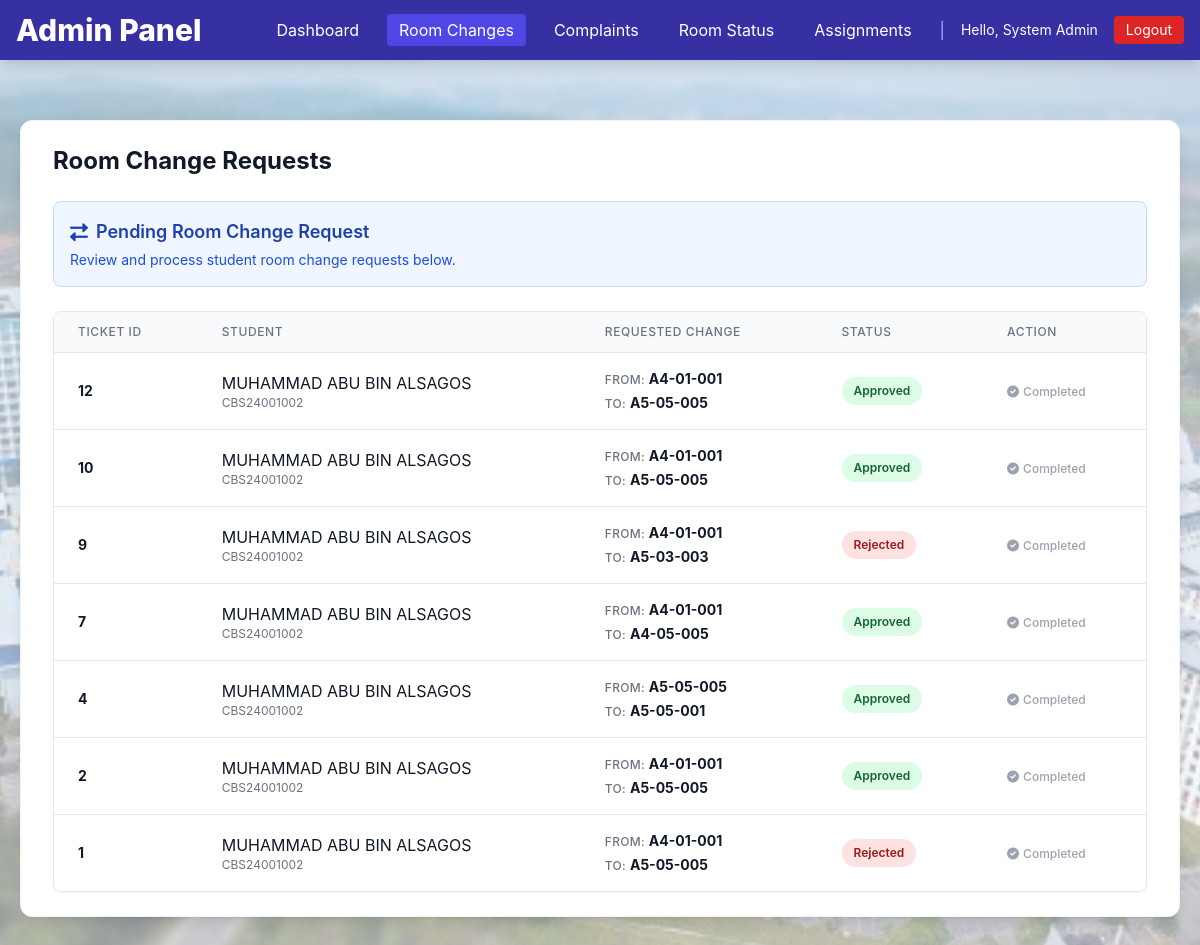
The page /admin_change_requests.php (signed in) on the database its author committed.
### tables this page shows
CREATE TABLE `tickets` (
  `ticket_id` int(11) NOT NULL,
  `student_id` varchar(50) NOT NULL,
  `category` varchar(100) DEFAULT NULL,
  `description` text DEFAULT NULL,
  `attachment_path` varchar(255) DEFAULT NULL,
  `status` varchar(20) DEFAULT 'Open',
  `created_at` timestamp NOT NULL DEFAULT current_timestamp(),
  `updated_at` timestamp NOT NULL DEFAULT current_timestamp() ON UPDATE current_timestamp()
);

CREATE TABLE `users` (
  `student_id` varchar(50) NOT NULL,
  `full_name` varchar(200) NOT NULL,
  `email` varchar(255) NOT NULL,
  `phone` varchar(30) DEFAULT NULL,
  `password` varchar(255) NOT NULL,
  `role` varchar(20) NOT NULL,
  `gender` varchar(10) DEFAULT NULL,
  `created_at` timestamp NOT NULL DEFAULT current_timestamp(),
  `updated_at` timestamp NOT NULL DEFAULT current_timestamp() ON UPDATE current_timestamp()
);

### conn.php (called while the page is built, shortened)
<?php
$host = 'localhost';
$user = 'root';
$pass = '';
$dbname = 'hostel';
$conn = new mysqli($host, $user, $pass, $dbname);
function getRoomChangeRequests() {
    global $conn;
    $query = "SELECT t.ticket_id, t.student_id, t.description, t.created_at, t.status, u.full_name, u.gender
              FROM tickets t
              JOIN users u ON t.student_id = u.student_id
              WHERE t.category = 'Room Change'
              ORDER BY t.created_at DESC";
    $result = $conn->query($query);
    $data = [];
    if ($result) {
        while ($row = $result->fetch_assoc()) {
            preg_match("/from\s(.*?)\sto\s(.*?)\./", $row['description'], $matches);
            $row['old_room_id'] = $matches[1] ?? 'N/A';
            $row['new_room_id'] = $matches[2] ?? 'N/A';
            $data[] = $row;
        }
    }
    return $data;
}
?>

### admin_change_requests.php (the view, shortened to what this page needs)
<?php
require_once 'conn.php';
$change_requests = getRoomChangeRequests();
?>
<!DOCTYPE html>
<html lang="en">
<head>
    <script src="https://cdn.tailwindcss.com"></script>
    <link href="https://cdnjs.cloudflare.com/ajax/libs/font-awesome/6.0.0/css/all.min.css" rel="stylesheet">
    <link rel="stylesheet" href="style.css">
</head>
<body class="bg-gray-50 text-gray-900 m-0 p-0 min-h-full">
    <?php include 'admin_nav.php';  ?>
    <div class="max-w-7xl mx-auto my-10 p-5">
    <div class="bg-white rounded-xl shadow-lg border border-gray-100 overflow-hidden">
    <div class="px-8 py-6">
        <h2 class="text-2xl font-bold text-gray-900 mb-6">Room Change Requests</h2>
        <div class="bg-blue-50 border border-blue-200 rounded-lg p-4 mb-6">
            <h3 class="text-lg font-semibold text-blue-800 flex items-center space-x-2">
                <i class="fa-solid fa-right-left"></i>
                <span>Pending Room Change Request</span>
            </h3>
            <p class="text-sm text-blue-700 mt-1">Review and process student room change requests below.</p>
         </div>
        <div class="overflow-x-auto bg-white border border-gray-200 rounded-lg shadow-sm">
            <table class="min-w-full divide-y divide-gray-200">
                <thead class="bg-gray-50">
                    <tr>
                        <th class="px-6 py-3 text-left text-xs font-medium text-gray-500 uppercase tracking-wider">Ticket ID</th>
                        <th class="px-6 py-3 text-left text-xs font-medium text-gray-500 uppercase tracking-wider">Student</th>
                        <th class="px-6 py-3 text-left text-xs font-medium text-gray-500 uppercase tracking-wider">Requested Change</th>
                        <th class="px-6 py-3 text-left text-xs font-medium text-gray-500 uppercase tracking-wider">Status</th>
                        <th class="px-6 py-3 text-left text-xs font-medium text-gray-500 uppercase tracking-wider">Action</th>
                    </tr>
                </thead>
                <tbody class="bg-white divide-y divide-gray-200">
                    <?php foreach ($change_requests as $request): ?>
                        <tr class="hover:bg-gray-50 transition-colors duration-150">
                            <td class="px-6 py-4 whitespace-nowrap">
                                <div class="text-sm font-bold text-gray-900">
                                <?php echo htmlspecialchars($request['ticket_id']); ?>
                                </div>
                            </td>
                            <td class="px-6 py-4 whitespace-nowrap">
                                <div class="space-y-1">
                                    <?php echo htmlspecialchars($request['full_name']); ?>
                                </div>
                                <div class="text-xs text-gray-500">
                                    <?php echo htmlspecialchars($request['student_id']); ?>
                                </div>
                            </td>
                            <td class="px-6 py-4">
                                <div class="space-y-1">
                                <div class="text-sm text-gray-700">
                                    <span class="text-xs font-medium text-gray-500 uppercase tracking-wide">FROM:</span>
                                    <span class="font-bold text-gray-900"><?php echo htmlspecialchars($request['old_room_id']); ?></span>
                                </div>
                                <div class="text-sm text-gray-700">
                                    <span class="text-xs font-medium text-gray-500 uppercase tracking-wide">TO:</span>
                                    <span class="font-bold text-gray-900"><?php echo htmlspecialchars($request['new_room_id']); ?></span>
                                </div>
                                </div>
                            </td>
                            <td class="px-6 py-4 whitespace-nowrap">
                                <span class="px-3 py-1 inline-flex text-xs leading-5 font-semibold rounded-full
                                    <?php
                                        if ($request['status'] === 'Pending')      echo 'bg-yellow-100 text-yellow-800';
                                        elseif ($request['status'] === 'Approved') echo 'bg-green-100 text-green-800';
                                        else                                       echo 'bg-red-100 text-red-800';
                                    ?>">
                                    <?php echo htmlspecialchars($request['status']); ?>
                                </span>
                            </td>
                            <td class="px-6 py-4 whitespace-nowrap text-sm font-medium">
                                <?php if ($request['status'] === 'Pending'): ?>
                                <div class="flex space-x-3">
                                    <a href="admin_process_request.php?action=approve&ticket_id=<?php echo $request['ticket_id']; ?>"
                                       onclick="return confirm('APPROVE room change for <?php echo htmlspecialchars($request['student_id']); ?> to <?php echo htmlspecialchars($request['new_room_id']); ?>?')"
                                       class="bg-green-600 hover:bg-green-700 text-white px-3 py-1 rounded-md text-xs font-medium transition-colors duration-200 flex items-center space-x-1">
                                       <i class="fas fa-check"></i><span>Approve</span>
                                    </a>
                                    <a href="admin_process_request.php?action=reject&ticket_id=<?php echo $request['ticket_id']; ?>"
                                       onclick="return confirm('REJECT room change for <?php echo htmlspecialchars($request['student_id']); ?>?'"
                                       class="bg-white hover:bg-gray-50 text-red-600 border border-red-300 px-3 py-1 rounded-md text-xs font-medium transition-colors duration-200 flex items-center space-x-1">
                                       <i class="fas fa-times"></i><span>Reject</span>
                                    </a>
                                </div>
                                <?php else: ?>
                                    <span class="text-gray-400 text-xs inline-flex items-center space-x-1">
                                        <i class="fas fa-check-circle"></i><span>Completed</span>
                                    </span>
                                <?php endif; ?>
                            </td>
                        </tr>
                    <?php endforeach; ?>
                </tbody>
            </table>
        </div>
    </div>
</body>
</html>

### style.css (style rules this page uses)
body { background: linear-gradient(rgba(255,255,255,0.6), rgba(255,255,255,0.6)), url('images/gmi_bg.jpg') center center / cover no-repeat fixed; font-family: 'Inter', sans-serif; color: #1f2937; min-height: 100vh; margin: 0; }

### admin_change_requests.php (style rules this page uses)
body { font-family: 'Inter', system-ui, sans-serif; box-sizing: border-box; }

### rows shown on the page
tickets: ticket_id "12", student.full_name "MUHAMMAD ABU BIN ALSAGOS", student "CBS24001002", old_room_id "A4-01-001", new_room_id "A5-05-005", status "Approved", shows "Completed"
tickets: ticket_id "10", student.full_name "MUHAMMAD ABU BIN ALSAGOS", student "CBS24001002", old_room_id "A4-01-001", new_room_id "A5-05-005", status "Approved", shows "Completed"
tickets: ticket_id "9", student.full_name "MUHAMMAD ABU BIN ALSAGOS", student "CBS24001002", old_room_id "A4-01-001", new_room_id "A5-03-003", status "Rejected", shows "Completed"
tickets: ticket_id "7", student.full_name "MUHAMMAD ABU BIN ALSAGOS", student "CBS24001002", old_room_id "A4-01-001", new_room_id "A4-05-005", status "Approved", shows "Completed"
tickets: ticket_id "4", student.full_name "MUHAMMAD ABU BIN ALSAGOS", student "CBS24001002", old_room_id "A5-05-005", new_room_id "A5-05-001", status "Approved", shows "Completed"
tickets: ticket_id "2", student.full_name "MUHAMMAD ABU BIN ALSAGOS", student "CBS24001002", old_room_id "A4-01-001", new_room_id "A5-05-005", status "Approved", shows "Completed"
tickets: ticket_id "1", student.full_name "MUHAMMAD ABU BIN ALSAGOS", student "CBS24001002", old_room_id "A4-01-001", new_room_id "A5-05-005", status "Rejected", shows "Completed"

### other values the page prints
$_SESSION['full_name'] "System Admin"
